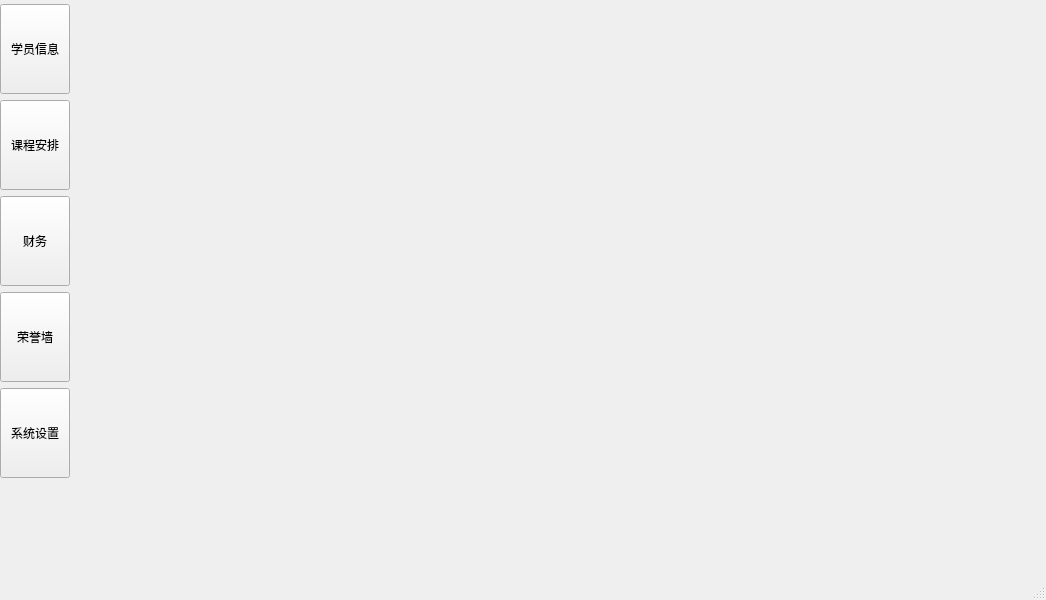
<?xml version="1.0" encoding="UTF-8"?>
<ui version="4.0">
 <class>MainWindow</class>
 <widget class="QMainWindow" name="MainWindow">
  <property name="geometry">
   <rect>
    <x>0</x>
    <y>0</y>
    <width>1046</width>
    <height>600</height>
   </rect>
  </property>
  <property name="windowTitle">
   <string>教学管理系统</string>
  </property>
  <property name="windowIcon">
   <iconset theme="QIcon::ThemeIcon::Computer"/>
  </property>
  <widget class="QWidget" name="centralwidget">
   <layout class="QHBoxLayout" name="horizontalLayout">
    <property name="leftMargin">
     <number>0</number>
    </property>
    <property name="topMargin">
     <number>2</number>
    </property>
    <property name="rightMargin">
     <number>0</number>
    </property>
    <property name="bottomMargin">
     <number>2</number>
    </property>
    <item>
     <widget class="QWidget" name="widget" native="true">
      <property name="minimumSize">
       <size>
        <width>100</width>
        <height>0</height>
       </size>
      </property>
      <layout class="QVBoxLayout" name="verticalLayout">
       <property name="leftMargin">
        <number>0</number>
       </property>
       <property name="topMargin">
        <number>2</number>
       </property>
       <property name="rightMargin">
        <number>0</number>
       </property>
       <property name="bottomMargin">
        <number>2</number>
       </property>
       <item>
        <widget class="QToolButton" name="btnStudentinfo">
         <property name="minimumSize">
          <size>
           <width>70</width>
           <height>90</height>
          </size>
         </property>
         <property name="text">
          <string>学员信息</string>
         </property>
         <property name="icon">
          <iconset theme="QIcon::ThemeIcon::ContactNew"/>
         </property>
         <property name="iconSize">
          <size>
           <width>40</width>
           <height>40</height>
          </size>
         </property>
         <property name="checkable">
          <bool>true</bool>
         </property>
         <property name="toolButtonStyle">
          <enum>Qt::ToolButtonStyle::ToolButtonTextUnderIcon</enum>
         </property>
        </widget>
       </item>
       <item>
        <widget class="QToolButton" name="btnSchedule">
         <property name="minimumSize">
          <size>
           <width>70</width>
           <height>90</height>
          </size>
         </property>
         <property name="text">
          <string>课程安排</string>
         </property>
         <property name="icon">
          <iconset theme="QIcon::ThemeIcon::DocumentOpenRecent"/>
         </property>
         <property name="iconSize">
          <size>
           <width>40</width>
           <height>40</height>
          </size>
         </property>
         <property name="checkable">
          <bool>true</bool>
         </property>
         <property name="toolButtonStyle">
          <enum>Qt::ToolButtonStyle::ToolButtonTextUnderIcon</enum>
         </property>
        </widget>
       </item>
       <item>
        <widget class="QToolButton" name="btnFinance">
         <property name="minimumSize">
          <size>
           <width>70</width>
           <height>90</height>
          </size>
         </property>
         <property name="text">
          <string>财务</string>
         </property>
         <property name="icon">
          <iconset theme="QIcon::ThemeIcon::FormatTextStrikethrough"/>
         </property>
         <property name="iconSize">
          <size>
           <width>40</width>
           <height>40</height>
          </size>
         </property>
         <property name="checkable">
          <bool>true</bool>
         </property>
         <property name="toolButtonStyle">
          <enum>Qt::ToolButtonStyle::ToolButtonTextUnderIcon</enum>
         </property>
        </widget>
       </item>
       <item>
        <widget class="QToolButton" name="btnHonor">
         <property name="minimumSize">
          <size>
           <width>70</width>
           <height>90</height>
          </size>
         </property>
         <property name="text">
          <string>荣誉墙</string>
         </property>
         <property name="icon">
          <iconset resource="src.qrc">
           <normaloff>:/src/力导向图.svg</normaloff>:/src/力导向图.svg</iconset>
         </property>
         <property name="iconSize">
          <size>
           <width>40</width>
           <height>40</height>
          </size>
         </property>
         <property name="checkable">
          <bool>true</bool>
         </property>
         <property name="toolButtonStyle">
          <enum>Qt::ToolButtonStyle::ToolButtonTextUnderIcon</enum>
         </property>
        </widget>
       </item>
       <item>
        <widget class="QToolButton" name="btnSystemSetting">
         <property name="minimumSize">
          <size>
           <width>70</width>
           <height>90</height>
          </size>
         </property>
         <property name="text">
          <string>系统设置</string>
         </property>
         <property name="icon">
          <iconset theme="QIcon::ThemeIcon::DocumentProperties"/>
         </property>
         <property name="iconSize">
          <size>
           <width>40</width>
           <height>40</height>
          </size>
         </property>
         <property name="checkable">
          <bool>true</bool>
         </property>
         <property name="toolButtonStyle">
          <enum>Qt::ToolButtonStyle::ToolButtonTextUnderIcon</enum>
         </property>
        </widget>
       </item>
       <item>
        <spacer name="verticalSpacer">
         <property name="orientation">
          <enum>Qt::Orientation::Vertical</enum>
         </property>
         <property name="sizeHint" stdset="0">
          <size>
           <width>20</width>
           <height>10</height>
          </size>
         </property>
        </spacer>
       </item>
      </layout>
     </widget>
    </item>
    <item>
     <widget class="QStackedWidget" name="stackedWidget">
      <property name="currentIndex">
       <number>3</number>
      </property>
      <widget class="StudentInfoWidget" name="pageStudentinfo"/>
      <widget class="ScheduleWidget" name="pageSchdule"/>
      <widget class="FinancialWidget" name="pageFinance"/>
      <widget class="HonorWallWidget" name="pageHonor"/>
      <widget class="QWidget" name="pageSystemSetting">
       <widget class="QToolButton" name="toolButton_5">
        <property name="geometry">
         <rect>
          <x>190</x>
          <y>210</y>
          <width>81</width>
          <height>41</height>
         </rect>
        </property>
        <property name="text">
         <string>4</string>
        </property>
       </widget>
      </widget>
     </widget>
    </item>
   </layout>
  </widget>
  <widget class="QStatusBar" name="statusbar"/>
 </widget>
 <customwidgets>
  <customwidget>
   <class>StudentInfoWidget</class>
   <extends>QWidget</extends>
   <header>studentinfowidget.h</header>
   <container>1</container>
  </customwidget>
  <customwidget>
   <class>ScheduleWidget</class>
   <extends>QWidget</extends>
   <header>schedulewidget.h</header>
   <container>1</container>
  </customwidget>
  <customwidget>
   <class>FinancialWidget</class>
   <extends>QWidget</extends>
   <header>financialwidget.h</header>
   <container>1</container>
  </customwidget>
  <customwidget>
   <class>HonorWallWidget</class>
   <extends>QWidget</extends>
   <header location="global">honorwallwidget.h</header>
   <container>1</container>
  </customwidget>
 </customwidgets>
 <resources>
  <include location="src.qrc"/>
 </resources>
 <connections/>
</ui>
